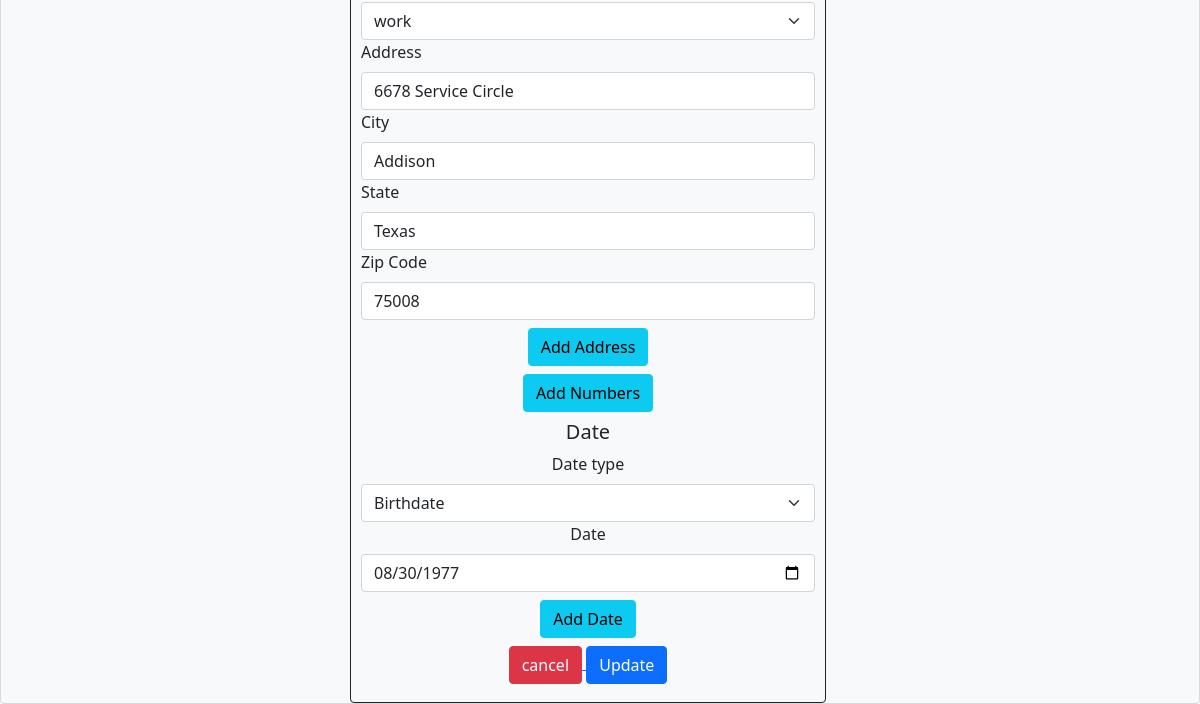
Before: /edit/96/ (lower part) with the older database file.
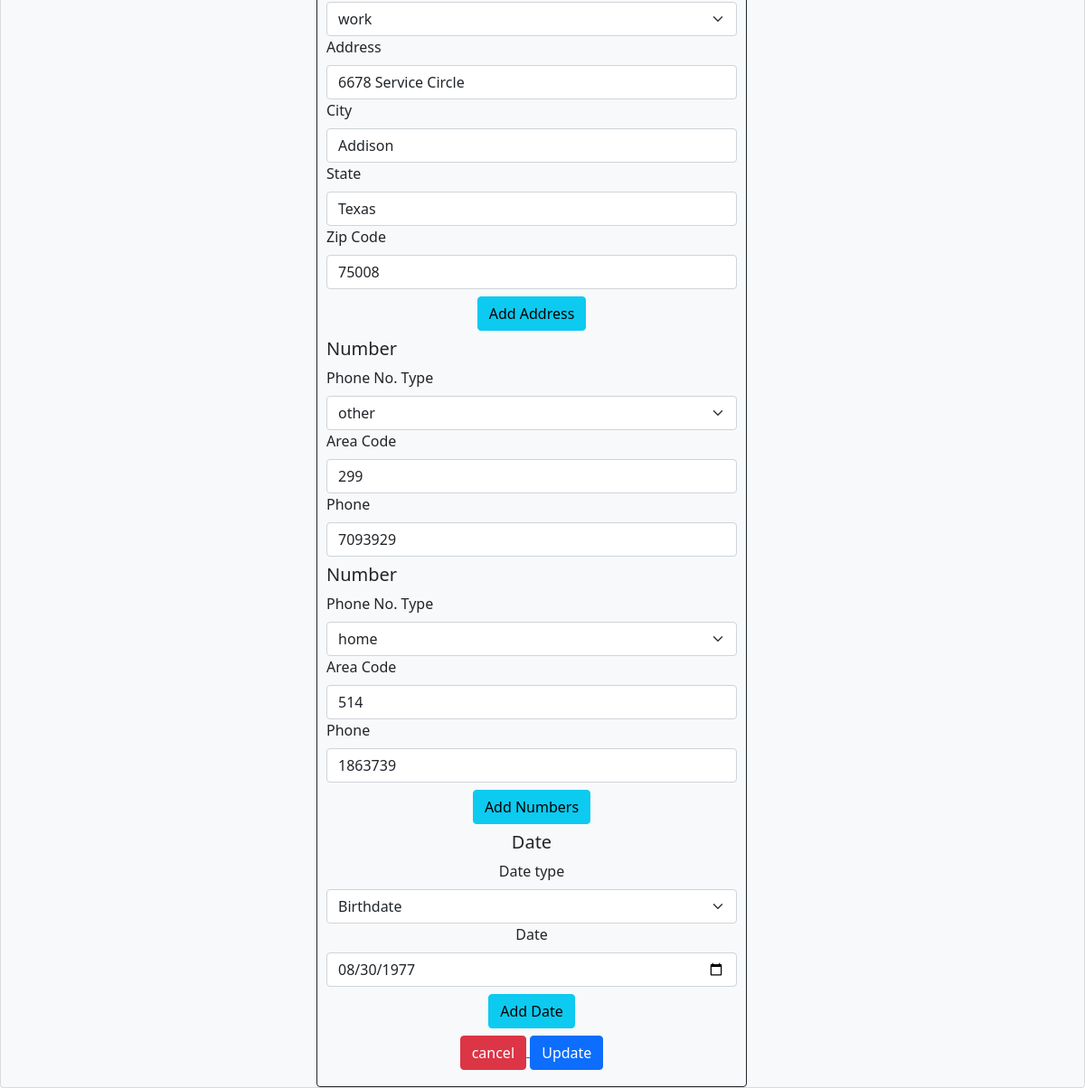
After: the same page with the newer database file.
### crudapp/models.py (models this page shows)
class Address(models.Model):
    address_choice = [("home", "home"), ("work", "work"), ("other", "other")]
    contact = models.ForeignKey(
        Contact, on_delete=models.CASCADE, related_name="addresscontact"
    )
    address_type = models.CharField(
        choices=address_choice, blank=True, null=True, max_length=20
    )
    address = models.CharField(max_length=500, blank=True, null=True)
    city = models.CharField(max_length=100, blank=True, null=True)
    state = models.CharField(max_length=20, blank=True, null=True)
    zipcode = models.BigIntegerField(
        max_length=5,
        validators=[MinValueValidator(10000), MaxValueValidator(99999)],
        blank=True,
        null=True,
    )
    class Meta:
        db_table = "address"

class Date(models.Model):
    date_choices = [
        ("birthday", "birthday"),
        ("aniversary", "aniversary"),
        ("other", "other")
    ]
    contact = models.ForeignKey(
        Contact, on_delete=models.CASCADE, related_name="datecontact"
    )
    date_type = models.CharField(choices=date_choices, null=True, max_length=21)
    date = models.DateField(null=True)
    class Meta:
        db_table = "date"

class Phone(models.Model):
    phone_choices = [("home", "home"), ("work", "work"), ("other", "other")]
    contact = models.ForeignKey(
        Contact, on_delete=models.CASCADE, related_name="phonecontact"
    )
    phone_type = models.CharField(
        choices=phone_choices, null=True, blank=True, max_length=20
    )
    area_code = models.BigIntegerField(
        validators=[MinValueValidator(100), MaxValueValidator(999)],
        blank=True,
        null=True,
    )
    number = models.BigIntegerField(
        validators=[MinValueValidator(1000000), MaxValueValidator(9999999)],
        blank=True,
        null=True,
    )
    class Meta:
        db_table = "phone"

### crudapp/views.py (the view, shortened to what this page needs)
# urls.py: path("edit/<int:pk>/", views.updateView.as_view(), name="editView"),
class updateView(View):
    def get(self, request, pk):
        address = Address.objects.filter(contact=pk)
        contact = Contact.objects.get(pk=pk)
        phone = Phone.objects.filter(contact=pk)
        date = Date.objects.filter(contact=pk)
        context = {
            'cform': contact,
            'aform': address,
            'pform': phone,
            'dform': date,
        }
        return render(request, 'update.html', context)

### crudapp/templates/update.html (shortened to what the changed rows need)
<!DOCTYPE html>
<html lang="en">
<head>
    <link href="https://cdn.jsdelivr.net/npm/bootstrap@5.1.3/dist/css/bootstrap.min.css" rel="stylesheet"
 />
</head>
<body>
    <div class="card bg-light mt-10">
        <div class="row justify-content-center container-fluid ">
            <form class="" style="width: 500px" method="POST" class="mx-auto">
                <fieldset class="border border-dark rounded mt-auto w-auto" style="padding:10px">
                <div id="address_for_loop">
                    {% for obj in aform %}
                    <div class="">
                        <select class="form-select" aria-label="Select" name="address_type" id="address_type">
                            <option value="{{obj.address_type}}" selected> {{obj.address_type}}</option>Select</option>
                        </select>
                    </div>
                    <div class="">
                        <label class="form-label">Address</label>
                        <input type="text" name="address" maxlength="120" id="id_street" class="form-control"
                            value="{{obj.address}}" placeholder="Enter street address" />
                    </div>
                    <div class="">
                        <label class="form-label">City</label>
                        <input type="text" name="city" maxlength="120" id="id_city" class="form-control"
                            value="{{obj.city}}" placeholder="Enter city" />
                    </div>
                    <div class="">
                        <label class="form-label">State</label>
                        <input type="text" name="state" maxlength="120" id="id_state" class="form-control"
                            value="{{obj.state}}" placeholder="Enter state" />
                    </div>
                    <div class="">
                        <label class="form-label">Zip Code</label>
                        <input type="number" name="zipcode" maxlength="120" id="zipcode" class="form-control" step="1"
                            min="10000" max="99999" value="{{obj.zipcode}}" placeholder="Enter zip code" />
                    </div>
                    {% endfor %}
                </div>
                <div id="number_for_loop">
                    {% for obj in pform %}
                    <h5 class="my-2"> Number </h5>
                    <div class="">
                        <label class="form-label">Phone No. Type</label>
                        <select class="form-select" aria-label="Select" name="phone_type" id="phone_type">
                            <option value="{{obj.phone_type}}" selected>{{obj.phone_type}}</option>Select</option>
                        </select>
                    </div>
                    <div class="">
                        <label class="form-label">Area Code</label>
                        <input type="number" name="area_code" maxlength="120" id="area_code" class="form-control"
                            step="1" value="{{obj.area_code}}" min="100" max="999" />
                    </div>
                    <div class="">
                        <label class="form-label">Phone</label>
                        <input type="number" class="form-control" id="phone" name="phone" placeholder="Enter Phone"
                            pattern="[0-9]{7}" value="{{obj.number}}">
                    </div>
                    {% endfor %}
                </div>
                <div class="my-2 text-center">
                    <div id="date_for_loop">
                        {% for obj in dform %}
                        <h5 class="my-2">
                         Date </h5>
                        <div class="">
                            <label class="form-label">Date type</label>
                            <select class="form-select" aria-label="Default select example" id="date_type"
                                name="date_type">
                                <option value="{{obj.date_type}}" selected>{{obj.date_type}}</option>Select</option>
                            </select>
                        </div>
                        <div class="">
                            <label class="form-label">Date</label> <br>
                                <input type="date" class="form-control" id="date" name="date" placeholder="Enter Date"
                    value="{{obj.date|date:"Y-m-d" }}">
                        </div>
                        {% endfor %}
                    </div>
                </div>
                </fieldset>
            </form>
        </div>
    </div>
</body>
</html>

Changed rows visible on the page:
added Phone: phone_type "other", area_code "299", phone "7093929"
added Phone: phone_type "home", area_code "514", phone "1863739"
